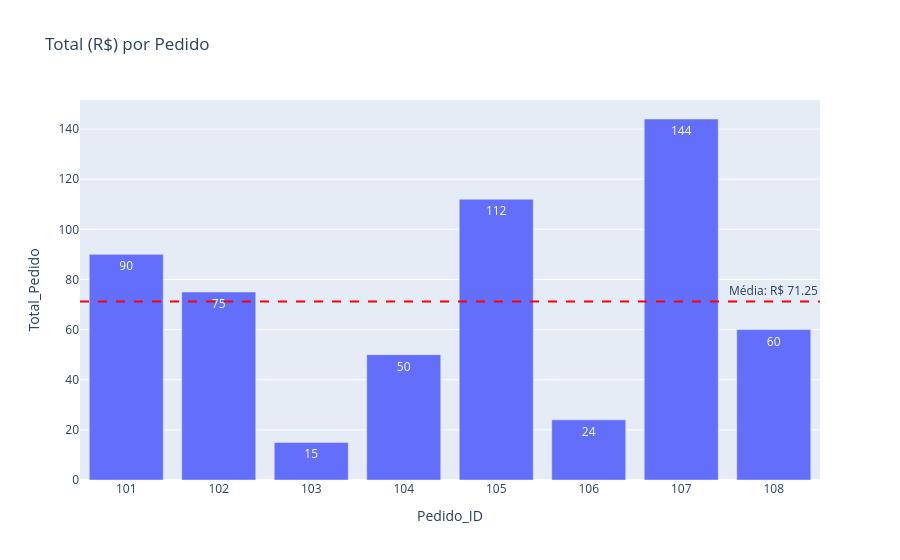

The cell this chart's notebook holds for it:
### Code cell
#- **Visualização**: Crie um gráfico de barras com Plotly mostrando o `Total_Pedido` para cada `Pedido_ID`.
fig = px.bar(
    df2, y='Total_Pedido', x='Pedido_ID',
    title='Total (R$) por Pedido',
    text='Total_Pedido'
)
fig.update_xaxes(tickmode='linear', dtick=1) # todos xaxex
fig.add_hline( # plot da media de vendas
    y=df2['Total_Pedido'].mean(),
    line_dash='dash',
    line_color='red',
    annotation_text=f"Média: R$ {df2['Total_Pedido'].mean():.2f}",
)
fig.show()

### Figure 1 — Plotly figure (JSON) as saved in the notebook; plotly's stock layout.template omitted (floating-point values rounded to 4 significant figures)
{"data": [{"alignmentgroup": "True", "hovertemplate": "Pedido_ID=%{x}<br>Total_Pedido=%{text}<extra></extra>", "legendgroup": "", "marker": {"color": "#636efa", "pattern": {"shape": ""}}, "name": "", "offsetgroup": "", "orientation": "v", "showlegend": false, "text": [90, 75, 15, 50, 112, 24, 144, 60], "textposition": "auto", "type": "bar", "x": [101, 102, 103, 104, 105, 106, 107, 108], "xaxis": "x", "y": [90, 75, 15, 50, 112, 24, 144, 60], "yaxis": "y"}], "layout": {"annotations": [{"showarrow": false, "text": "Média: R$ 71.25", "x": 1, "xanchor": "right", "xref": "x domain", "y": 71.25, "yanchor": "bottom", "yref": "y"}], "barmode": "relative", "legend": {"tracegroupgap": 0}, "shapes": [{"line": {"color": "red", "dash": "dash"}, "type": "line", "x0": 0, "x1": 1, "xref": "x domain", "y0": 71.25, "y1": 71.25, "yref": "y"}], "title": {"text": "Total (R$) por Pedido"}, "xaxis": {"anchor": "y", "domain": [0, 1], "dtick": 1, "tickmode": "linear", "title": {"text": "Pedido_ID"}}, "yaxis": {"anchor": "x", "domain": [0, 1], "title": {"text": "Total_Pedido"}}}}
